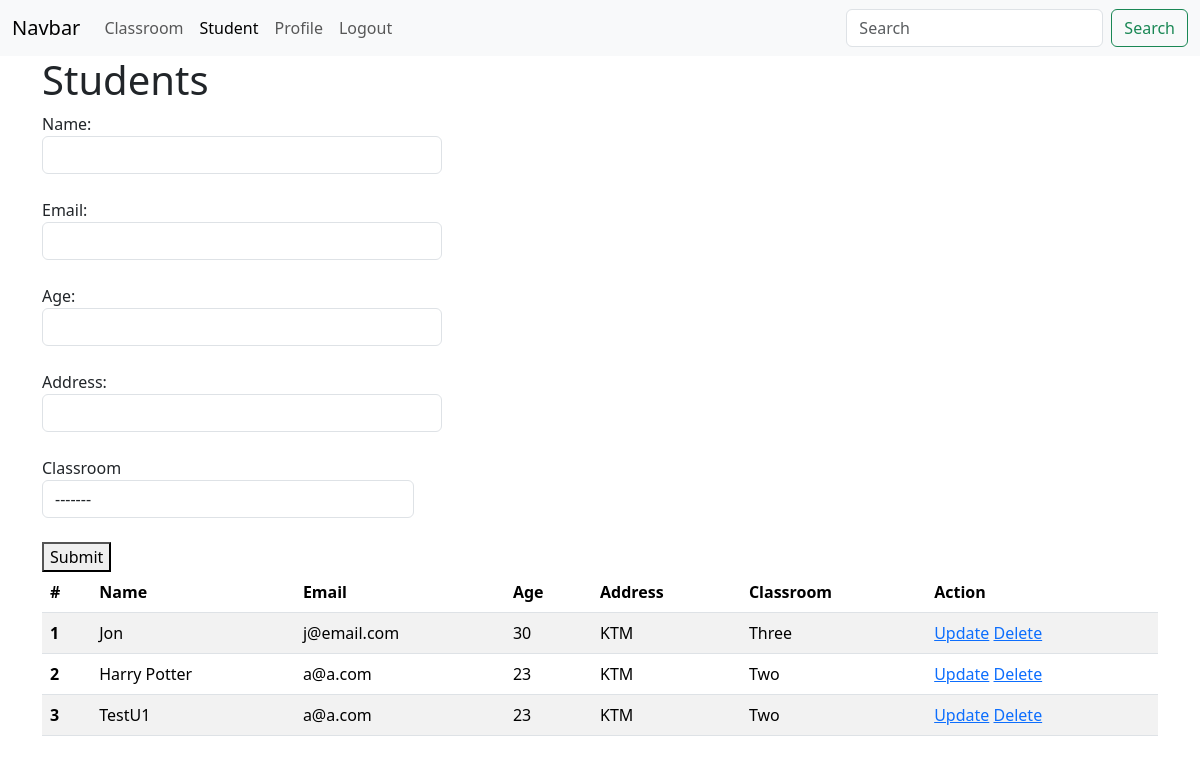
Page /crud/student/ (signed in) on the earlier database version.
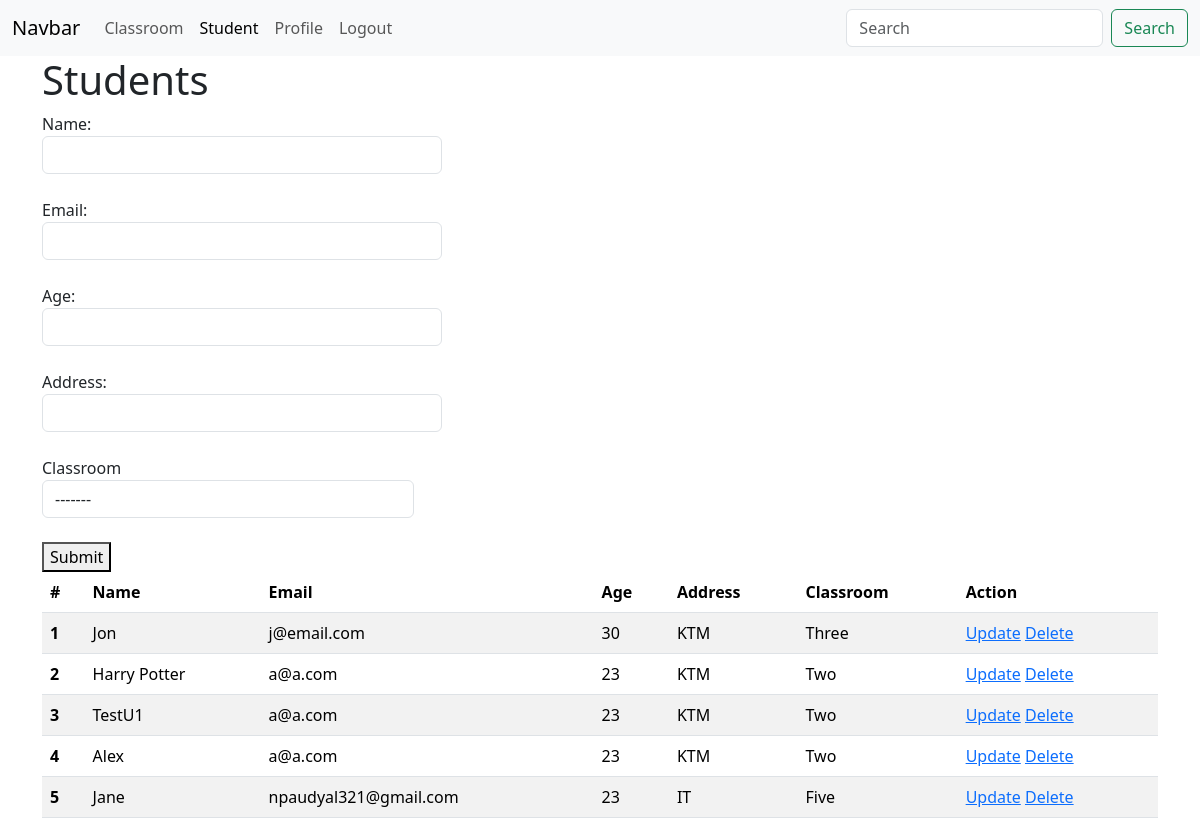
Same page on the later database version.
### crud/models.py (models this page shows, shortened)
class Student(models.Model):
    name = models.CharField(max_length=20)
    email = models.EmailField(max_length=20)
    age = models.IntegerField()
    address = models.CharField(max_length=20)
    classroom = models.ForeignKey(ClassRoom, on_delete=models.CASCADE)

class ClassRoom(models.Model):
    name = models.CharField(max_length=20)

### crud/views.py (the view, shortened to what this page needs)
# urls.py: path('student/', student, name='crud_student'),
@login_required
def student(request):
    students = Student.objects.all()
    classrooms = ClassRoom.objects.all()
    return render(request, template_name='crud/student.html',
                  context={"students": students, "title": "Students", "classrooms": classrooms,
                           "student_active": "active"})

### crud/templates/crud/student.html (shortened to what this page needs)
{% extends 'core/base.html' %}
{% block content %}
    <h1>{{ title }}</h1>
    <form method="post" action="{% url 'crud_student' %}">
        Name:<br>
        <input class="form form-control" name="name" style="width: 400px"><br>
        Email:<br>
        <input class="form form-control" name="email" style="width: 400px"><br>
        Age:<br>
        <input class="form form-control" name="age" style="width: 400px"><br>
        Address:<br>
        <input class="form form-control" name="address" style="width: 400px"><br>
        <div class="form-group col-md-4">
            <label for="inputState">Classroom</label>
            <select id="inputState" class="form-control" name="classroom">
                <option value="2">-------</option>
            </select>
        </div>
        <br>
        <button type="submit">Submit</button>
        <br>
    </form>
    <table class="table table-striped">
        <thead>
        <tr>
            <th scope="col">#</th>
            <th scope="col">Name</th>
            <th scope="col">Email</th>
            <th scope="col">Age</th>
            <th scope="col">Address</th>
            <th scope="col">Classroom</th>
            <th scope="col">Action</th>
        </tr>
        </thead>
        <tbody>
        {% for student in students %}
            <tr>
                <th scope="row">{{ forloop.counter }}</th>
                <td>{{ student.name }}</td>
                <td>{{ student.email }}</td>
                <td>{{ student.age }}</td>
                <td>{{ student.address }}</td>
                <td>{{ student.classroom.name }}</td>
                <td>
                    <a href="{% url 'update_student' student.id %}">Update</a>
                    <a href="{% url 'delete_student' student.id %}">Delete</a>
                </td>
            </tr>
        {% endfor %}
        </tbody>
    </table>
{% endblock %}

### core/templates/core/base.html (shortened to what this page needs)
<!DOCTYPE html>
<html lang="en">
<head>
    <link href="https://cdn.jsdelivr.net/npm/bootstrap@5.3.2/dist/css/bootstrap.min.css" rel="stylesheet"
>
</head>
<body>
<nav class="navbar navbar-expand-lg bg-body-tertiary">
    <div class="container-fluid">
        <a class="navbar-brand" href="{% url 'root_page' %}">Navbar</a>
        <div class="collapse navbar-collapse" id="navbarSupportedContent">
            <ul class="navbar-nav me-auto mb-2 mb-lg-0">
                <li class="nav-item">
                    <a class="nav-link {{ classroom_active }}" aria-current="page" href="{% url 'classroom' %}">Classroom</a>
                </li>
                <li class="nav-item">
                    <a class="nav-link {{ student_active }}" href="{% url 'crud_student' %}">Student</a>
                </li>
                <li class="nav-item">
                    <a class="nav-link {{ profile_active }}" aria-disabled="true" href="{% url 'student_profile' %}">Profile</a>
                </li>
                <li class="nav-item">
                    <a class="nav-link" aria-disabled="true" href="{% url 'user_logout' %}">Logout</a>
                </li>
            </ul>
            <form class="d-flex" role="search">
                <input class="form-control me-2" type="search" placeholder="Search" aria-label="Search">
                <button class="btn btn-outline-success" type="submit">Search</button>
            </form>
        </div>
    </div>
</nav>
<div class="container">
    {% block content %}
    {% endblock %}
</div>
</body>
</html>

Differences in the rows shown:
added Student: name "Alex", email "a@a.com", age "23", address "KTM", classroom.name "Two"
added Student: name "Jane", email "npaudyal321@gmail.com", age "23", address "IT", classroom.name "Five"
